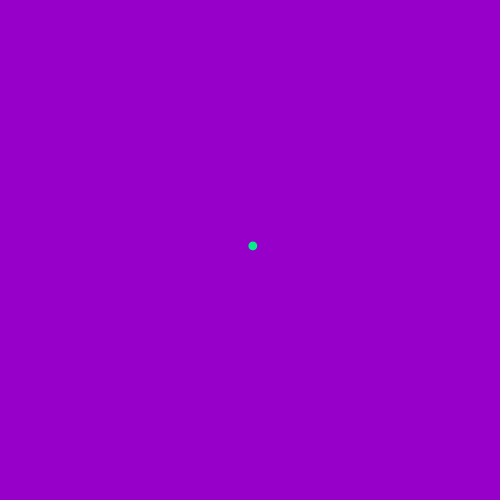
Frame 1 (no input)
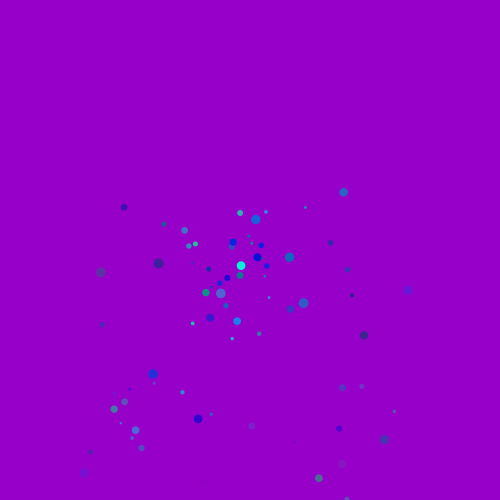
Frame 60 (the mouse pressed at the canvas centre just before this capture)
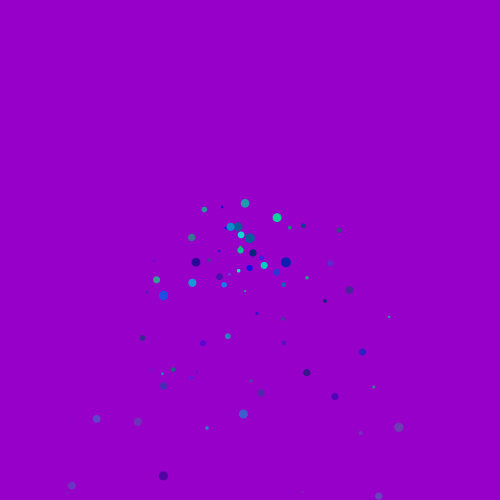
Frame 120 (the mouse held since frame 60 and released just before this capture)

The Processing sketch that drew these frames (run headless with seeded random() and noise(); from frame 60 on, the mouse is pressed at the canvas centre):

// Processing sketch: processing_49535
// ── processing_49535.pde

Particle [] pickles = new Particle [0];  


void setup() {
  size (500, 500);
  smooth ();
  noStroke ();

  // for(int i=0; i<pickles.length; i++) {
  //   pickles [i] = new Particle ();

  //}
}

void draw() {

  //clear the backgorund
  background (150, 0, 200);

  //adding a new particle into the array
  pickles = (Particle[])append(pickles, new Particle());

  //draw all the particles

  for (int i=0; i<pickles.length; i++) {

    pickles[i].update ();
  }
  //check to see if I have more than 10 particles and if so...

  if (pickles.length>10) {
    pickles = (Particle[])append(pickles, new Particle());
  }
}

class Particle {

  //position properties for our particle
  float x;
  float y;

  //velocity is the change in position every frame
  float velX;
  float velY;
  
  float drag;
  float gravity;
  
  
  //color of the particle
  color c;
  

  float particleSize;
  
  float shrink;
  
  //opacity
  int opacity;
  
  //value of transparency
  int fade;

  //constructor: this is a special that is 
  //called whenever a Particle is instantiated.
  Particle () {


    // set the x and the y position to be the middle of the screen.
    x = width/2;
    y = height/2;


    // set the velocity to be a random number between 
    // -10 and 10 in both x and y directions.
    velX = random (-10, 10);
    velY = random (-10, 10);


    drag = 0.96;
    
    c = color(0,random (0,255), random (100, 255));
    particleSize = random (2, 10);
    
    shrink = 1;
    
    gravity = -2;
    opacity = 255;
    fade = 5;
    
    
  }

  void update () {

    //velX = *0.9

    //short version

    velX*=drag;
    velY*=drag;

    //add gravity
    velY+=0.5;

    //add the velocity to the position 
    x+= velX;
    y+= velY;  
    
    particleSize *=shrink;
    opacity-=fade;
    




    //set the fill colour and draw the particle
    fill (c, opacity);
    ellipse (x, y, particleSize, particleSize);
  }
}


                
                
